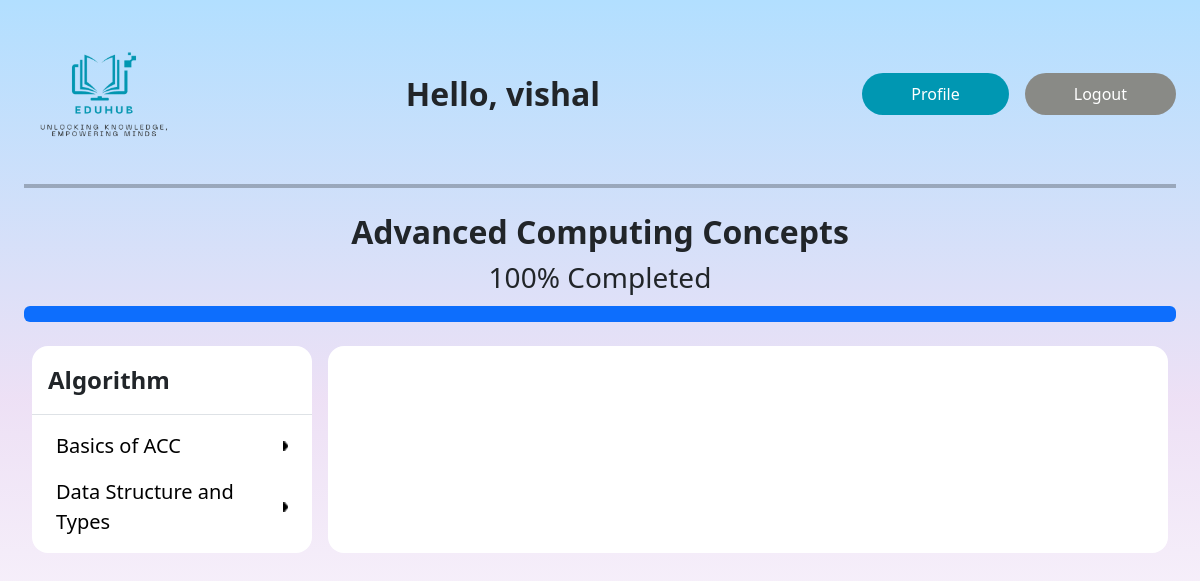
Screenshot of /course_navigation/13/8 (signed in) with the database file from the repository.
### onlinelearningapp/models.py (models this page shows, shortened)
class TimestampedModel(models.Model):
    created_at = models.DateTimeField(auto_now_add=True)
    updated_at = models.DateTimeField(auto_now=True)
    class Meta:
        abstract = True

class UserProfile(TimestampedModel):
    user = models.OneToOneField(User, on_delete=models.CASCADE)
    role = models.ForeignKey(Role, on_delete=models.CASCADE)
    membership = models.ForeignKey(Membership, on_delete=models.SET_NULL, null=True, default=3)

class Course(TimestampedModel):
    name = models.CharField(max_length=100)
    description = models.TextField()
    instructor = models.ForeignKey(User, on_delete=models.CASCADE)
    published = models.BooleanField(default=False)
    membership_level_required = models.ForeignKey(Membership, on_delete=models.SET_NULL, null=True, default=3)

class CourseContent(TimestampedModel):
    CONTENT_TYPES = (
        ('pdf', 'PDF'),
        ('video', 'VIDEO'),
        ('txt', 'TEXT'),
    )
    def course_file_path(self, filename):
        return f'courses/{self.section.course.id}/section_{self.section.id}/{filename}'
    name = models.CharField(max_length=100)
    section = models.ForeignKey(Section, on_delete=models.CASCADE)
    filepath = models.FileField(upload_to=course_file_path)
    order = models.IntegerField()
    content_type = models.CharField(max_length=5, choices=CONTENT_TYPES)
    class Meta:
        unique_together = ('section', 'order',)
        ordering = ['order']

class Section(TimestampedModel):
    name = models.CharField(max_length=100)
    description = models.TextField()
    course = models.ForeignKey(Course, on_delete=models.CASCADE)
    order = models.IntegerField()
    class Meta:
        unique_together = ('course', 'order',)
        ordering = ['order']

### onlinelearningapp/views.py (the view, shortened to what this page needs)
# urls.py: path('course_navigation/<int:courseid>/<int:coursecontentid>', CourseNavigationView.as_view(),
class CourseNavigationView(View):
    def get(self, request, courseid, coursecontentid=None):
        user_profile = UserProfile.objects.get(user_id=request.user.id)
        course = get_object_or_404(Course, id=courseid)
        section_list = course.section_set.all().order_by('order')
        sections = OrderedDict()
        for sect in section_list:
            sections[sect.name] = list(sect.coursecontent_set.all())
        if coursecontentid is None:
            section = next(iter(sections.values()))
            content = section[0]
            return redirect('course_navigation_content', courseid=courseid, coursecontentid=content.id)
        coursecontent = get_object_or_404(CourseContent, id=coursecontentid)
        enrollment = Enrollment.objects.get(student_id=request.user.id, course_id=courseid)
        course_progress_count = CourseProgress.objects.filter(enrollment=enrollment, status=True).count()
        course_contents_count = CourseContent.objects.filter(section__course_id=enrollment.course.id).count()
        progress = 100
        if course_contents_count is not 0:
            progress = int((course_progress_count / course_contents_count) * 100)
        try:
            courseProgress = CourseProgress.objects.get(enrollment=enrollment, course_content=coursecontent)
        except CourseProgress.DoesNotExist:
            courseProgress = None
        context = {
            'user_profile': user_profile,
            'course': course,
            'sections': sections,
            'coursecontent': coursecontent,
            'courseProgress': courseProgress,
            'progress': progress,
        }
        return render(request, 'course_navigation.html', context)

### onlinelearningapp/templates/course_navigation.html (shortened to what this page needs)
{% extends 'base.html' %}
{% load static %}
{% block content %}
<div class="fs-2 fw-bold d-flex justify-content-center">{{ course.name }}</div>
<div class="d-flex  justify-content-around fs-3">{{progress}}% Completed</div>
<div class="progress my-2">
    <div class="progress-bar" role="progressbar" style="width: {{ progress }}%;" aria-valuenow="25" aria-valuemin="0"
         aria-valuemax="100"></div>
</div>
<div class="main-container my-4">
    <div class="d-flex px-2">
        <div class="course-navigation rounded-4 w-25 me-2" style="background: white; min-height:100%; height:100%;">
            <div>
                {% for section, contents in sections.items %}
                <div>
                    <div class="p-3 border-bottom fs-4 fw-bold">{{section}}</div>
                    <div class="mx-2 p-2 fs-5">
                        {% for content in contents %}
                        <div class="p-2">
                            <a href="{% url 'course_navigation_content' courseid=course.id coursecontentid=content.id %}"
                               class="d-flex flex-row align-items-center justify-content-between">
                                {{ content.name }}
                                <img src="{% static 'images/RightArrow.png' %}" class="right-arrow">
                            </a>
                        </div>
                        {% endfor %}
                    </div>
                </div>
                {% endfor %}
            </div>
        </div>
        <div class="content rounded-4 ms-2 p-2 w-75" style="background: white;">
        </div>
    </div>
    {% endblock %}

### onlinelearningapp/templates/base.html (shortened to what this page needs)
{% load django_bootstrap5 %}
{% load static %}
<!DOCTYPE html>
<html>
<head>
    {% bootstrap_css %}
    <link href="{% static 'css/style.css' %}" rel="stylesheet">
    <link href="{% static 'css/home-student.css' %}" rel="stylesheet">
</head>
<body class="p-4">
<div class="d-flex w-100 justify-content-between py-4 row g-0">
    <div class="d-flex flex-row align-items-center col-md-6 justify-content-between">
        <div>
            <a href="{% url 'home' %}"><img src="{% static 'images/Eduhub-4 2.png' %}" class="home-page-logo"></a>
        </div>
        <div class="fs-2 fw-bold">
            Hello, {{ user_profile.user.username }}
        </div>
    </div>
    <div class="d-flex flex-row align-items-center col-md-6 justify-content-end">
        <input type="button" value="Profile" onclick="location.href='/profile'"
               class="btn-color-primary btn rounded-pill px-5 py-2 me-3">
        <form action="{% url 'logout' %}" method="post">
            <input type="submit" value="Logout" class="btn btn-color-secondary rounded-pill px-5 py-2">
        </form>
    </div>
</div>
<hr>
{% block content %} {% endblock %}
</body>

### onlinelearningapp/static/css/style.css (style rules this page uses)
html { height: 100%; }
body { min-height: 100%; background: linear-gradient(180deg, #B2DFFF 0%, rgba(167, 102, 206, 0.20) 50%, rgba(177, 51, 255, 0.00) 100%); background-attachment: fixed !important; }
a { text-decoration: none; }
.btn-color-primary { background: #0097B2 !important; color: white; }
.btn-color-secondary { background: #898A86; color: white; }
hr { border-color: black !important; border-width: 2px !important; border-style: solid; margin-top: 20px; margin-bottom: 20px; }
a { color: black; }
.right-arrow { width: 5px; height: 10px; }

### onlinelearningapp/static/css/home-student.css (style rules this page uses)
.home-page-logo { width: 160px; }

### rows the page displays
UserProfile: user.username "vishal"
Course: name "Advanced Computing Concepts"
CourseContent: name "Algorithm", name "Basics of ACC"
CourseContent: name "Data Structure and Types"

### other values shown
{{ progress }} "100"
